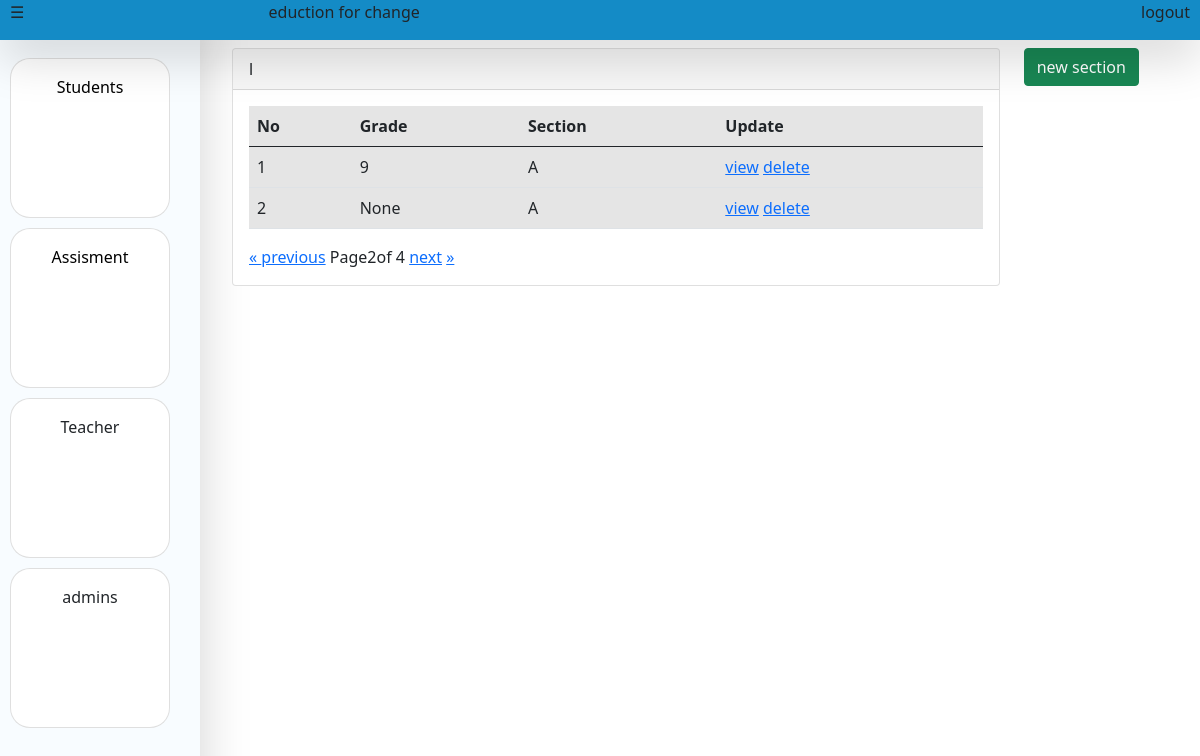
Screenshot of /main/acounts/?page=2 with the database file from the repository.
### admins/models.py (models this page shows)
class Section(models.Model):
    grade=models.CharField(max_length=255,null=True)
    section=models.CharField(max_length=20,null=True)
    nas=models.IntegerField(null=True)
    teach=models.IntegerField(null=True)
    grad=models.IntegerField(null=True)

### admins/views.py (the view)
# urls.py: path('acounts/',views.acounts,name="acounts"),
def acounts(request):
    if request.method=="POST":
        grad=request.POST.get('grade',False)
        sece=request.POST.get('sec',False)
        sec=Section(grade=grad,section=sece)
        sec.save()
        return redirect('main:acounts')
    sb=Section.objects.filter()
    pag=Paginator(sb,2)
    page=request.GET.get("page")
    page_obj=pag.get_page(page)
    return render(request,"admins/acounts.html",{'page_obj':page_obj})

### template/admins/acounts.html (shortened to what this page needs)
{%extends 'admins/home.html'%} {%load static%}
    {%block main%}
    <br /><br />
    <div class="row">
      <div class="col-10">
        <div class="card" style="" id="section-list">
          <div class="card-header">l</div>
          <div class="card-body">
            <table class="table table-active table-hover table-responsive-sm">
              <thead>
                <th>No</th>
                <th>Grade</th>
                <th>Section</th>
                <th>Update</th>
              </thead>
              <tbody>
                {%for u in page_obj%}
                <tr>
                  <td>{{forloop.counter}}</td>
                  <td>{{u.grade}}</td>
                  <td>{{u.section}}</td>
                  <td>
                    <a href="{%url 'main:view_student' u.id %}">view</a>
                    <a href="">delete</a>
                  </td>
                </tr>
                {%endfor%}
              </tbody>
            </table>
            <div class="pagination">
              <span class="step-links">
                {%if page_obj.has_previous%}
                <a href="?page=1">&laquo; </a>
                <a href="?page={{page_obj.previous_page_number}}">previous</a>
                {%endif%}
                <span class="current">
                  Page{{page_obj.number}}of {{page_obj.paginator.num_pages}}
                </span>
                {%if page_obj.has_next%}
                <a href="?page={{page_obj.next_page_number}}">next</a>
                <a href="?page={{page_obj.paginator.num_pages}}">&raquo;</a>
                {%endif%}
              </span>
            </div>
          </div>
        </div>
      </div>
      <div class="col-2">
        <button class="btn btn-success" onclick="addsection()">
          new section
        </button>
      </div>
    </div>
    {%endblock%}

### rows the page displays
Section: grade "9", section "A"
Section: grade "None", section "A"

### other values shown
{{ page_obj.number }} "2"
{{ page_obj.paginator.num_pages }} "4"
